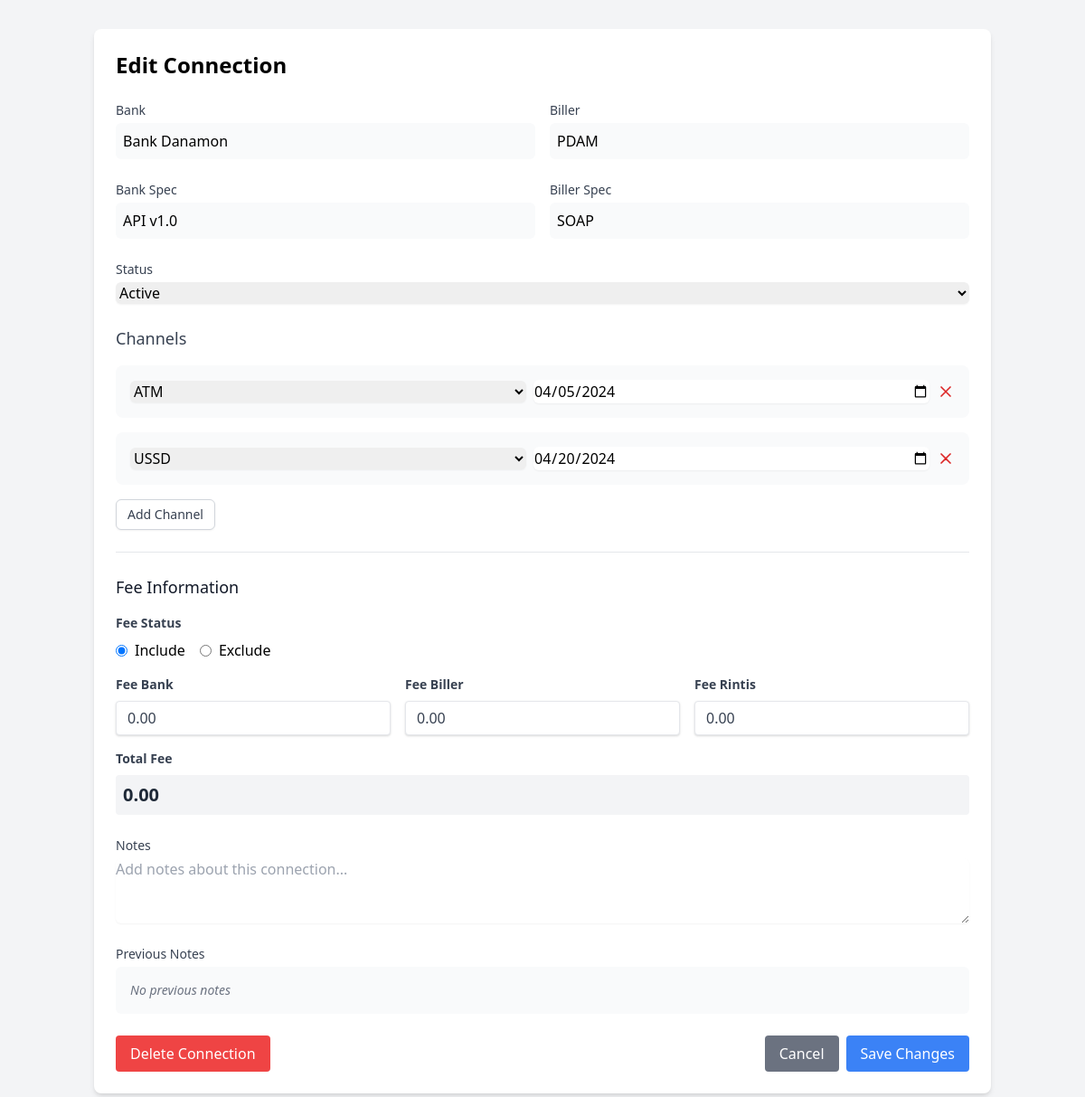
Before: /edit_connection.php?id=17 (signed in) with the older database file.
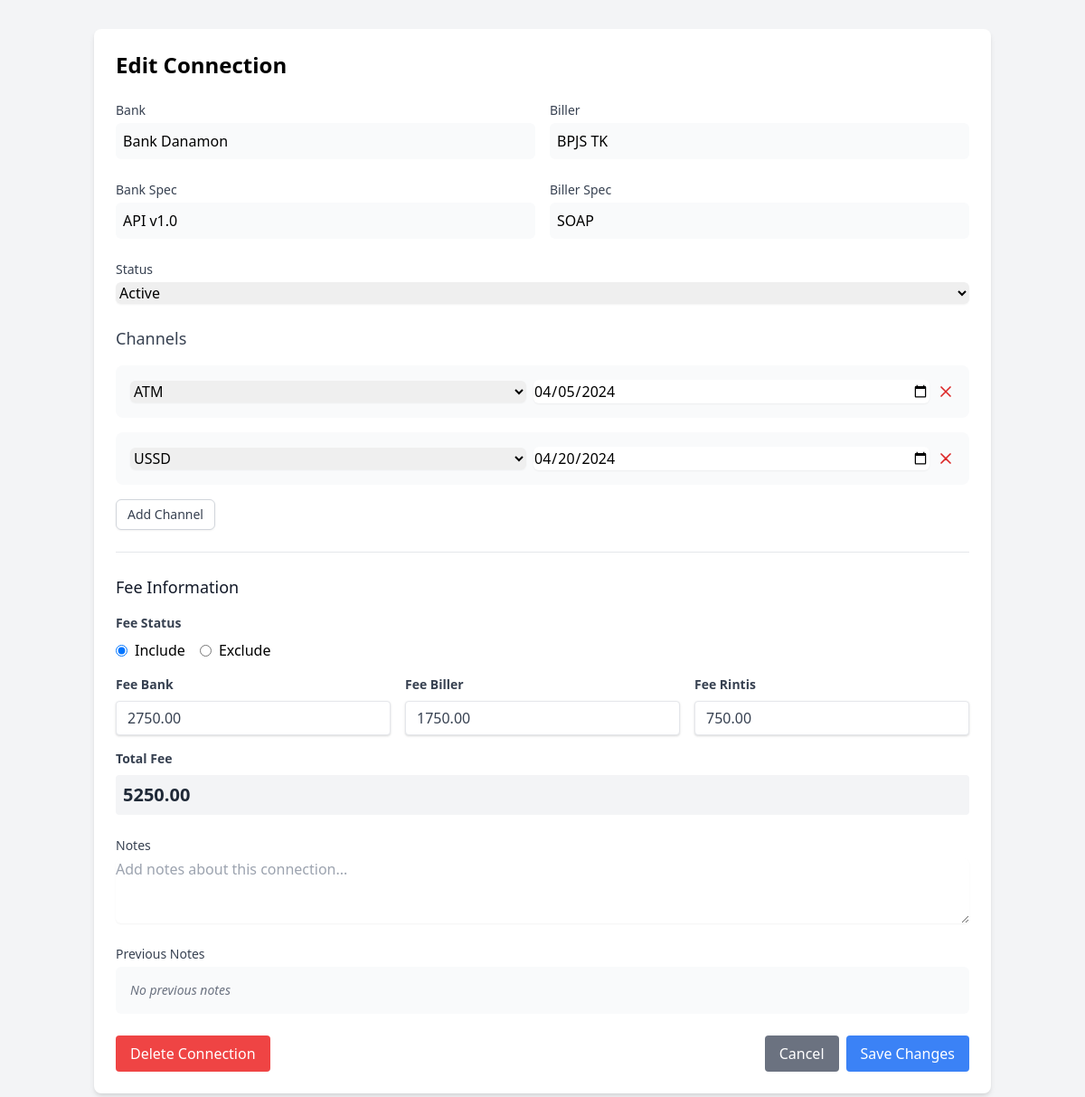
After: the same page with the newer database file.
### tables this page shows
CREATE TABLE `prima_data` (
    `id` int(11) NOT NULL AUTO_INCREMENT,
    `bank_id` BIGINT NOT NULL,
    `biller_id` BIGINT NOT NULL,
    `bank_spec_id` int(11) NOT NULL,
    `biller_spec_id` int(11) NOT NULL,
    `status` enum('active','inactive') NOT NULL DEFAULT 'active',
    `fee_bank` DECIMAL(10,2) DEFAULT 0.00,
    `fee_biller` DECIMAL(10,2) DEFAULT 0.00,
    `fee_rintis` DECIMAL(10,2) DEFAULT 0.00,
    `fee_included` TINYINT(1) NOT NULL DEFAULT 1,
    `admin_fee` DECIMAL(10,2) DEFAULT 0.00,
    `notes` TEXT DEFAULT NULL,
    `created_by` INT NOT NULL,
    `updated_by` INT NOT NULL,
    `created_at` TIMESTAMP DEFAULT CURRENT_TIMESTAMP,
    `updated_at` TIMESTAMP DEFAULT CURRENT_TIMESTAMP ON UPDATE CURRENT_TIMESTAMP,
    PRIMARY KEY (`id`),
    FOREIGN KEY (bank_id) REFERENCES banks(id),
    FOREIGN KEY (biller_id) REFERENCES billers(id),
    FOREIGN KEY (bank_spec_id) REFERENCES specs(id),
    FOREIGN KEY (biller_spec_id) REFERENCES specs(id),
    FOREIGN KEY (created_by) REFERENCES users(id),
    FOREIGN KEY (updated_by) REFERENCES users(id)
);

CREATE TABLE `banks` (
    `id` BIGINT NOT NULL AUTO_INCREMENT,
    `bank_id` VARCHAR(10) UNIQUE NOT NULL,
    `name` varchar(255) NOT NULL,
    `spec_id` INT NOT NULL,
    `created_by` INT NOT NULL,
    `created_at` TIMESTAMP DEFAULT CURRENT_TIMESTAMP,
    PRIMARY KEY (`id`),
    FOREIGN KEY (spec_id) REFERENCES specs(id),
    FOREIGN KEY (created_by) REFERENCES users(id)
);

CREATE TABLE `billers` (
    `id` BIGINT NOT NULL AUTO_INCREMENT,
    `biller_id` VARCHAR(10) UNIQUE NOT NULL,
    `name` varchar(255) NOT NULL,
    `spec_id` INT NOT NULL,
    `created_by` INT NOT NULL,
    `created_at` TIMESTAMP DEFAULT CURRENT_TIMESTAMP,
    PRIMARY KEY (`id`),
    FOREIGN KEY (spec_id) REFERENCES specs(id),
    FOREIGN KEY (created_by) REFERENCES users(id)
);

CREATE TABLE `specs` (
    `id` int(11) NOT NULL AUTO_INCREMENT,
    `name` varchar(255) NOT NULL,
    `created_by` INT NOT NULL,
    `created_at` TIMESTAMP DEFAULT CURRENT_TIMESTAMP,
    PRIMARY KEY (`id`),
    FOREIGN KEY (created_by) REFERENCES users(id)
);

CREATE TABLE `connection_channels` (
    `id` int(11) NOT NULL AUTO_INCREMENT,
    `prima_data_id` int(11) NOT NULL,
    `channel_id` int(11) NOT NULL,
    `date_live` date NOT NULL,
    `status` enum('active','inactive') NOT NULL DEFAULT 'active',
    `created_by` INT NOT NULL,
    `updated_by` INT NOT NULL,
    `created_at` TIMESTAMP DEFAULT CURRENT_TIMESTAMP,
    `updated_at` TIMESTAMP DEFAULT CURRENT_TIMESTAMP ON UPDATE CURRENT_TIMESTAMP,
    PRIMARY KEY (`id`),
    FOREIGN KEY (prima_data_id) REFERENCES prima_data(id),
    FOREIGN KEY (channel_id) REFERENCES channels(id),
    FOREIGN KEY (created_by) REFERENCES users(id),
    FOREIGN KEY (updated_by) REFERENCES users(id)
);

CREATE TABLE `channels` (
    `id` int(11) NOT NULL AUTO_INCREMENT,
    `name` varchar(255) NOT NULL,
    `description` TEXT DEFAULT NULL,
    `created_by` INT NOT NULL,
    `updated_by` INT NOT NULL,
    `created_at` TIMESTAMP DEFAULT CURRENT_TIMESTAMP,
    `updated_at` TIMESTAMP DEFAULT CURRENT_TIMESTAMP ON UPDATE CURRENT_TIMESTAMP,
    PRIMARY KEY (`id`),
    FOREIGN KEY (created_by) REFERENCES users(id),
    FOREIGN KEY (updated_by) REFERENCES users(id)
);

### public/edit_connection.php (the view, shortened to what the rows shown need)
<?php
$database = new Database();
$pdo = $database->getConnection();
$id = $_GET['id'] ?? 0;
$stmt = $pdo->prepare("SELECT pd.*,
    b.name as bank_name,
    bl.name as biller_name,
    bs.name as bank_spec_name,
    bls.name as biller_spec_name
    FROM prima_data pd
    LEFT JOIN banks b ON pd.bank_id = b.id
    LEFT JOIN billers bl ON pd.biller_id = bl.id
    LEFT JOIN specs bs ON pd.bank_spec_id = bs.id
    LEFT JOIN specs bls ON pd.biller_spec_id = bls.id
    WHERE pd.id = ?");
$stmt->execute([$id]);
$connection = $stmt->fetch(PDO::FETCH_ASSOC);
?>
<!DOCTYPE html>
<html lang="en">
<head>
    <link href="https://cdn.jsdelivr.net/npm/tailwindcss@2.2.19/dist/tailwind.min.css" rel="stylesheet">
</head>
<body class="bg-gray-100">
    <div class="container mx-auto px-4 py-8">
        <div class="bg-white rounded-lg shadow-md p-6">
            <h2 class="text-2xl font-bold mb-6">Edit Connection</h2>
            <form id="editConnectionForm" method="POST" class="space-y-6">
                <div class="grid grid-cols-2 gap-4">
                    <div>
                        <label class="block text-sm font-medium text-gray-700">Bank</label>
                        <div class="mt-1 p-2 bg-gray-50 rounded-md">
                            <?php echo htmlspecialchars($connection['bank_name']); ?>
                        </div>
                    </div>
                    <div>
                        <label class="block text-sm font-medium text-gray-700">Biller</label>
                        <div class="mt-1 p-2 bg-gray-50 rounded-md">
                            <?php echo htmlspecialchars($connection['biller_name']); ?>
                        </div>
                    </div>
                </div>
                <div class="grid grid-cols-2 gap-4">
                    <div>
                        <label class="block text-sm font-medium text-gray-700">Bank Spec</label>
                        <div class="mt-1 p-2 bg-gray-50 rounded-md">
                            <?php echo htmlspecialchars($connection['bank_spec_name']); ?>
                        </div>
                    </div>
                    <div>
                        <label class="block text-sm font-medium text-gray-700">Biller Spec</label>
                        <div class="mt-1 p-2 bg-gray-50 rounded-md">
                            <?php echo htmlspecialchars($connection['biller_spec_name']); ?>
                        </div>
                    </div>
                </div>
                <div>
                    <label class="block text-sm font-medium text-gray-700">Status</label>
                    <select name="status" class="mt-1 block w-full rounded-md border-gray-300 shadow-sm" required>
                        <option value="active" <?php echo $connection['status'] == 'active' ? 'selected' : ''; ?>>Active</option>
                    </select>
                </div>
                <div class="mt-6">
                    <div id="channelContainer" class="space-y-4">
                        <?php
                        $stmt = $pdo->prepare("
                            SELECT cc.*, ch.name as channel_name
                            FROM connection_channels cc
                            JOIN channels ch ON cc.channel_id = ch.id
                            WHERE cc.prima_data_id = ?
                            ORDER BY cc.date_live
                        ");
                        $stmt->execute([$id]);
                        $existing_channels = $stmt->fetchAll(PDO::FETCH_ASSOC);
                        $stmt = $pdo->query("SELECT * FROM channels ORDER BY name");
                        $all_channels = $stmt->fetchAll(PDO::FETCH_ASSOC);
                        foreach ($existing_channels as $channel): ?>
                            <div class="channel-entry bg-gray-50 p-4 rounded-lg">
                                <div class="flex items-center justify-between">
                                    <div class="flex-1">
                                        <select name="channels[]" class="w-full rounded-md border-gray-300 shadow-sm mr-2">
                                            <?php foreach ($all_channels as $ch): ?>
                                                <option value="<?php echo $ch['id']; ?>"
                                                    <?php echo $ch['id'] == $channel['channel_id'] ? 'selected' : ''; ?>>
                                                    <?php echo htmlspecialchars($ch['name']); ?>
                                                </option>
                                            <?php endforeach; ?>
                                        </select>
                                    </div>
                                    <div class="flex-1 ml-2">
                                        <input type="date" name="channel_dates[]"
                                            value="<?php echo $channel['date_live']; ?>"
                                            class="w-full rounded-md border-gray-300 shadow-sm"
                                            required>
                                    </div>
                                    <button type="button" onclick="removeChannel(this)"
                                            class="ml-2 text-red-600 hover:text-red-800">
                                        <svg class="w-5 h-5" fill="none" stroke="currentColor" viewBox="0 0 24 24">
                                            <path stroke-linecap="round" stroke-linejoin="round" stroke-width="2" d="M6 18L18 6M6 6l12 12"/>
                                        </svg>
                                    </button>
                                </div>
                            </div>
                        <?php endforeach; ?>
                    </div>
                </div>
                <div class="mt-6 border-t pt-6">
                    <div class="mb-4">
                        <div class="flex space-x-4">
                            <label class="inline-flex items-center">
                                <input type="radio" name="fee_inclusion" value="include"
                                    <?php echo $connection['fee_included'] == 1 ? 'checked' : ''; ?>
                                    class="form-radio text-blue-600">
                                <span class="ml-2">Include</span>
                            </label>
                            <label class="inline-flex items-center">
                                <input type="radio" name="fee_inclusion" value="exclude"
                                    <?php echo $connection['fee_included'] == 0 ? 'checked' : ''; ?>
                                    class="form-radio text-blue-600">
                                <span class="ml-2">Exclude</span>
                            </label>
                        </div>
                    </div>
                    <div class="grid grid-cols-3 gap-4">
                        <div>
                            <label class="block text-gray-700 text-sm font-bold mb-2" for="fee_bank">
                                Fee Bank
                            </label>
                            <input type="number"
                                name="fee_bank"
                                id="fee_bank"
                                step="0.01"
                                min="0"
                                value="<?php echo number_format((float)$connection['fee_bank'], 2, '.', ''); ?>"
                                class="shadow appearance-none border rounded w-full py-2 px-3 text-gray-700 leading-tight focus:outline-none focus:shadow-outline"
                                oninput="calculateTotalFee()">
                        </div>
                        <div>
                            <label class="block text-gray-700 text-sm font-bold mb-2" for="fee_biller">
                                Fee Biller
                            </label>
                            <input type="number"
                                name="fee_biller"
                                id="fee_biller"
                                step="0.01"
                                min="0"
                                value="<?php echo number_format((float)$connection['fee_biller'], 2, '.', ''); ?>"
                                class="shadow appearance-none border rounded w-full py-2 px-3 text-gray-700 leading-tight focus:outline-none focus:shadow-outline"
                                oninput="calculateTotalFee()">
                        </div>
                        <div>
                            <label class="block text-gray-700 text-sm font-bold mb-2" for="fee_rintis">
                                Fee Rintis
                            </label>
                            <input type="number"
                                name="fee_rintis"
                                id="fee_rintis"
                                step="0.01"
                                min="0"
                                value="<?php echo number_format((float)$connection['fee_rintis'], 2, '.', ''); ?>"
                                class="shadow appearance-none border rounded w-full py-2 px-3 text-gray-700 leading-tight focus:outline-none focus:shadow-outline"
                                oninput="calculateTotalFee()">
                        </div>
                    </div>
                    <div class="mt-4">
                        <label class="block text-gray-700 text-sm font-bold mb-2">Total Fee</label>
                        <div id="total_fee" class="text-xl font-bold text-gray-800 bg-gray-100 p-2 rounded">
                            <?php
                            $total = (float)$connection['fee_bank'] +
                                    (float)$connection['fee_biller'] +
                                    (float)$connection['fee_rintis'];
                            echo number_format($total, 2);
                            ?>
                        </div>
                    </div>
                </div>
            </form>
        </div>
    </div>
</body>
</html>

Changed rows visible on the page:
changed prima_data "Active": biller.name "PDAM" → "BPJS TK"; fee_bank "0.00" → "2750.00"; fee_biller "0.00" → "1750.00"; fee_rintis "0.00" → "750.00"; total "0.00" → "5250.00"
